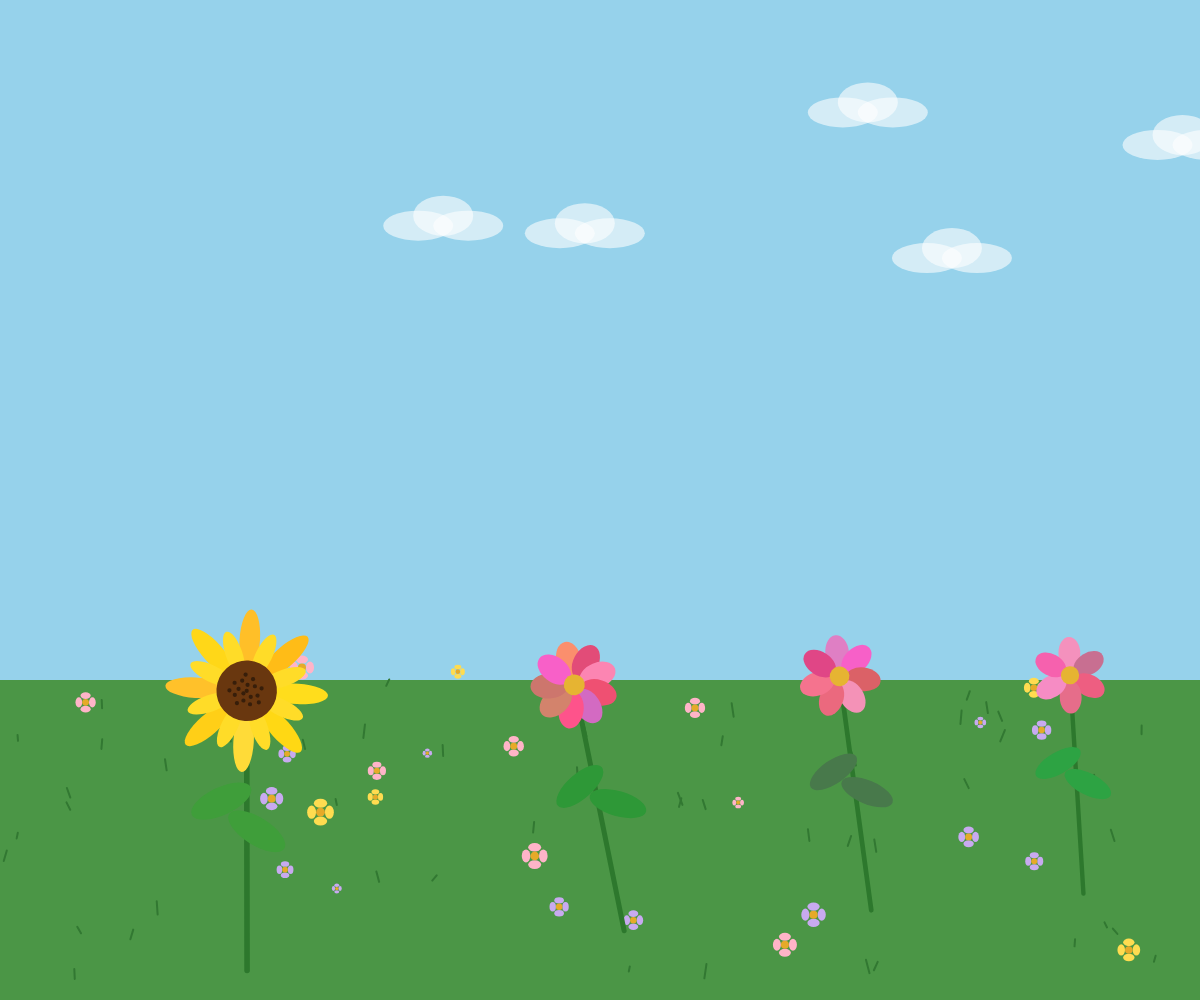
Frame 1 (no input)
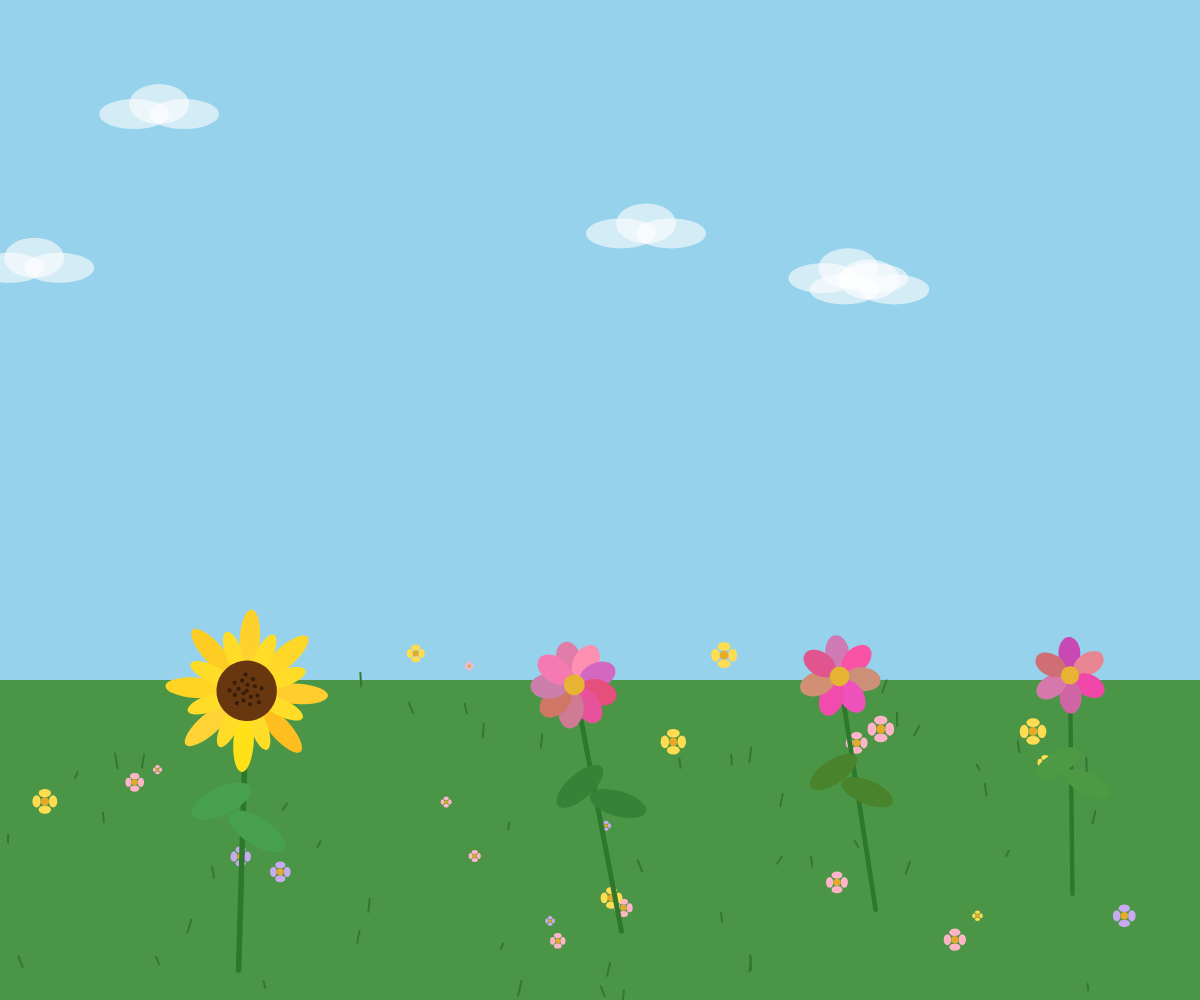
Frame 2 (the mouse pressed at the canvas centre, redrawn once)

The p5.js sketch that drew these frames (run headless with seeded random() and noise() and a simulated clock; the mouse was pressed at the canvas centre and the sketch redrawn once):

// p5.js sketch
// ── sketch.js
let flores = [];
let quantidadeFlores;

function setup() {
  createCanvas(windowWidth, windowHeight);

  // A cada execução, o jardim terá uma quantidade diferente de flores
  quantidadeFlores = int(random(12, 28));

  criarJardim();

  noLoop();
}

function draw() {
  desenharFundo();
  desenharChao();

  // Desenha primeiro as flores menores,
  // criando uma sensação de profundidade
  desenharFloresPequenas();

  // Depois desenha as flores principais
  for (let i = 0; i < flores.length; i++) {
    desenharFlor(flores[i]);
  }
}


// ==========================================
// CRIAÇÃO DO JARDIM
// ==========================================

function criarJardim() {

  flores = [];

  let tentativas = 0;
  let maxTentativas = quantidadeFlores * 40;

  // Altura onde começa o chão
  let alturaChao = height * 0.68;

  while (
    flores.length < quantidadeFlores &&
    tentativas < maxTentativas
  ) {

    tentativas++;

    // Tamanho da flor
    let tamanho = random(
      min(width, height) * 0.06,
      min(width, height) * 0.15
    );

    // Posição horizontal
    let novaX = random(
      width * 0.10,
      width * 0.90
    );

    // A flor nasce no chão.
    // O valor de y varia um pouco para dar
    // profundidade ao jardim.
    let novaY = random(
      alturaChao - tamanho * 0.15,
      alturaChao + tamanho * 0.15
    );

    // Verifica se existe espaço para a nova flor
    let espacoLivre = true;

    for (let i = 0; i < flores.length; i++) {

      let outra = flores[i];

      let distancia = dist(
        novaX,
        novaY,
        outra.x,
        outra.y
      );

      let distanciaMinima =
        tamanho * 1.2 +
        outra.tamanho * 1.2;

      if (distancia < distanciaMinima) {
        espacoLivre = false;
        break;
      }
    }

    // Se houver espaço, adiciona a flor
    if (espacoLivre) {

      flores.push({

        x: novaX,

        // Posição onde o caule começa
        y: novaY,

        tamanho: tamanho,

        tipo: int(random(4)),

        inclinacao: random(-0.25, 0.25),

        petalas: int(random(6, 14)),

        cor: random(0, 1)
      });
    }
  }
}

// ==========================================
// FUNDO
// ==========================================

function desenharFundo() {

  background(150, 210, 235);

  // Pequenas nuvens
  noStroke();

  for (let i = 0; i < 5; i++) {

    let x = random(width);
    let y = random(height * 0.08, height * 0.3);

    fill(255, 255, 255, 150);

    ellipse(x, y, 70, 30);
    ellipse(x + 25, y - 10, 60, 40);
    ellipse(x + 50, y, 70, 30);
  }
}


// ==========================================
// CHÃO
// ==========================================

function desenharChao() {

  noStroke();
  fill(75, 150, 70);

  rect(
    0,
    height * 0.68,
    width,
    height * 0.32
  );

  // Pequenas manchas de vegetação
  for (let i = 0; i < 50; i++) {

    let x = random(width);
    let y = random(height * 0.68, height);

    stroke(50, 120, 50);
    strokeWeight(2);

    line(
      x,
      y,
      x + random(-5, 5),
      y - random(5, 15)
    );
  }
}


// ==========================================
// FLORES PRINCIPAIS
// ==========================================

function desenharFlor(flor) {

  push();

  translate(flor.x, flor.y);
  rotate(flor.inclinacao);

  let t = flor.tamanho;

  // Caule
  stroke(45, 120, 45);
  strokeWeight(max(2, t * 0.06));

  line(
    0,
    0,
    random(-t * 0.2, t * 0.2),
    t * 3
  );

  // Folhas
  desenharFolhas(t);

  // Escolhe o tipo da flor
  if (flor.tipo == 0) {
    desenharGirassol(t, flor.petalas);
  }
  else if (flor.tipo == 1) {
    desenharMargarida(t, flor.petalas);
  }
  else if (flor.tipo == 2) {
    desenharTulipa(t);
  }
  else {
    desenharFlorRosa(t, flor.petalas);
  }

  pop();
}


// ==========================================
// GIRASSOL
// ==========================================

function desenharGirassol(t, quantidadePetalas) {

  noStroke();

  // Pétalas externas
  for (let i = 0; i < quantidadePetalas; i++) {

    push();

    rotate(TWO_PI * i / quantidadePetalas);

    fill(
      255,
      random(180, 225),
      random(20, 60)
    );

    ellipse(
      0,
      -t * 0.55,
      t * 0.22,
      t * 0.65
    );

    pop();
  }

  // Segunda camada
  for (let i = 0; i < quantidadePetalas; i++) {

    push();

    rotate(
      TWO_PI * i / quantidadePetalas
      + PI / quantidadePetalas
    );

    fill(255, 220, 40);

    ellipse(
      0,
      -t * 0.42,
      t * 0.18,
      t * 0.50
    );

    pop();
  }

  // Miolo
  fill(105, 55, 15);

  ellipse(
    0,
    0,
    t * 0.65,
    t * 0.65
  );

  // Sementes
  fill(55, 30, 10);

  for (let i = 0; i < 18; i++) {

    let angulo = i * 2.4;
    let raio = sqrt(i) * t * 0.045;

    ellipse(
      cos(angulo) * raio,
      sin(angulo) * raio,
      t * 0.045,
      t * 0.045
    );
  }
}


// ==========================================
// MARGARIDA
// ==========================================

function desenharMargarida(t, quantidadePetalas) {

  noStroke();

  for (let i = 0; i < quantidadePetalas; i++) {

    push();

    rotate(TWO_PI * i / quantidadePetalas);

    fill(250);

    ellipse(
      0,
      -t * 0.38,
      t * 0.22,
      t * 0.55
    );

    pop();
  }

  // Miolo amarelo
  fill(245, 190, 30);

  ellipse(
    0,
    0,
    t * 0.38,
    t * 0.38
  );
}


// ==========================================
// TULIPA
// ==========================================

function desenharTulipa(t) {

  noStroke();

  let cor = random(0, 1);

  if (cor < 0.33) {
    fill(220, 60, 70);
  }
  else if (cor < 0.66) {
    fill(240, 100, 170);
  }
  else {
    fill(240, 180, 50);
  }

  // Parte central
  ellipse(
    0,
    0,
    t * 0.65,
    t * 0.75
  );

  // Pétalas laterais
  ellipse(
    -t * 0.22,
    -t * 0.05,
    t * 0.40,
    t * 0.60
  );

  ellipse(
    t * 0.22,
    -t * 0.05,
    t * 0.40,
    t * 0.60
  );
}


// ==========================================
// FLOR ROSA
// ==========================================

function desenharFlorRosa(t, quantidadePetalas) {

  noStroke();

  for (let i = 0; i < quantidadePetalas; i++) {

    push();

    rotate(TWO_PI * i / quantidadePetalas);

    fill(
      random(200, 255),
      random(70, 150),
      random(100, 200)
    );

    ellipse(
      0,
      -t * 0.30,
      t * 0.30,
      t * 0.45
    );

    pop();
  }

  fill(230, 180, 50);

  ellipse(
    0,
    0,
    t * 0.25,
    t * 0.25
  );
}


// ==========================================
// FOLHAS
// ==========================================

function desenharFolhas(t) {

  noStroke();
  fill(
    random(40, 80),
    random(120, 170),
    random(40, 80)
  );

  // Folha esquerda
  push();

  translate(-t * 0.2, t * 1.2);
  rotate(-0.5);

  ellipse(
    0,
    0,
    t * 0.70,
    t * 0.30
  );

  pop();

  // Folha direita
  push();

  translate(t * 0.2, t * 1.5);
  rotate(0.5);

  ellipse(
    0,
    0,
    t * 0.70,
    t * 0.30
  );

  pop();
}


// ==========================================
// FLORES PEQUENAS
// ==========================================

function desenharFloresPequenas() {

  let quantidade = int(random(20, 50));

  for (let i = 0; i < quantidade; i++) {

    let x = random(width);
    let y = random(height * 0.65, height * 0.95);
    let tamanho = random(3, 9);

    let cor = int(random(3));

    if (cor == 0) {
      fill(255, 180, 200);
    }
    else if (cor == 1) {
      fill(255, 220, 80);
    }
    else {
      fill(200, 170, 240);
    }

    noStroke();

    ellipse(
      x - tamanho,
      y,
      tamanho,
      tamanho * 1.5
    );

    ellipse(
      x + tamanho,
      y,
      tamanho,
      tamanho * 1.5
    );

    ellipse(
      x,
      y - tamanho,
      tamanho * 1.5,
      tamanho
    );

    ellipse(
      x,
      y + tamanho,
      tamanho * 1.5,
      tamanho
    );

    fill(230, 170, 40);

    ellipse(
      x,
      y,
      tamanho,
      tamanho
    );
  }
}


// ==========================================
// REDIMENSIONAMENTO
// ==========================================

function windowResized() {

  resizeCanvas(windowWidth, windowHeight);

  // O jardim é reconstruído quando
  // a janela muda de tamanho.
  quantidadeFlores = int(random(12, 28));

  criarJardim();

  redraw();
}
